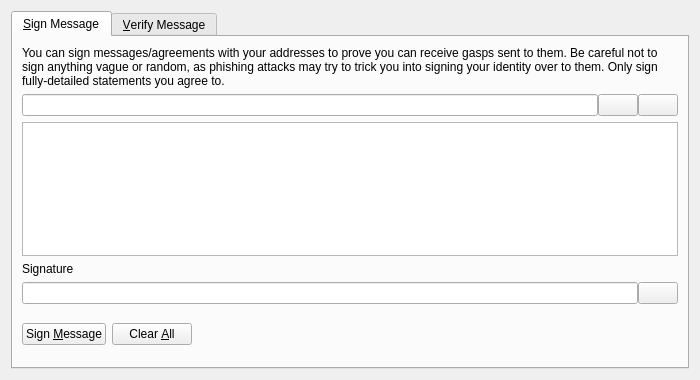
<?xml version="1.0" encoding="UTF-8"?>
<ui version="4.0">
 <class>SignVerifyMessageDialog</class>
 <widget class="QDialog" name="SignVerifyMessageDialog">
  <property name="geometry">
   <rect>
    <x>0</x>
    <y>0</y>
    <width>700</width>
    <height>380</height>
   </rect>
  </property>
  <property name="windowTitle">
   <string>Signatures - Sign / Verify a Message</string>
  </property>
  <property name="modal">
   <bool>true</bool>
  </property>
  <layout class="QVBoxLayout" name="verticalLayout">
   <item>
    <widget class="QTabWidget" name="tabWidget">
     <property name="currentIndex">
      <number>0</number>
     </property>
     <widget class="QWidget" name="tabSignMessage">
      <attribute name="title">
       <string>&amp;Sign Message</string>
      </attribute>
      <layout class="QVBoxLayout" name="verticalLayout_SM">
       <item>
        <widget class="QLabel" name="infoLabel_SM">
         <property name="text">
          <string>You can sign messages/agreements with your addresses to prove you can receive gasps sent to them. Be careful not to sign anything vague or random, as phishing attacks may try to trick you into signing your identity over to them. Only sign fully-detailed statements you agree to.</string>
         </property>
         <property name="textFormat">
          <enum>Qt::PlainText</enum>
         </property>
         <property name="wordWrap">
          <bool>true</bool>
         </property>
        </widget>
       </item>
       <item>
        <layout class="QHBoxLayout" name="horizontalLayout_1_SM">
         <property name="spacing">
          <number>0</number>
         </property>
         <item>
          <widget class="QValidatedLineEdit" name="addressIn_SM">
           <property name="toolTip">
            <string>The gAsp address to sign the message with</string>
           </property>
          </widget>
         </item>
         <item>
          <widget class="QPushButton" name="addressBookButton_SM">
           <property name="toolTip">
            <string>Choose previously used address</string>
           </property>
           <property name="text">
            <string/>
           </property>
           <property name="icon">
            <iconset resource="../bitcoin.qrc">
             <normaloff>:/icons/address-book</normaloff>:/icons/address-book</iconset>
           </property>
           <property name="shortcut">
            <string>Alt+A</string>
           </property>
           <property name="autoDefault">
            <bool>false</bool>
           </property>
          </widget>
         </item>
         <item>
          <widget class="QPushButton" name="pasteButton_SM">
           <property name="toolTip">
            <string>Paste address from clipboard</string>
           </property>
           <property name="text">
            <string/>
           </property>
           <property name="icon">
            <iconset resource="../bitcoin.qrc">
             <normaloff>:/icons/editpaste</normaloff>:/icons/editpaste</iconset>
           </property>
           <property name="shortcut">
            <string>Alt+P</string>
           </property>
           <property name="autoDefault">
            <bool>false</bool>
           </property>
          </widget>
         </item>
        </layout>
       </item>
       <item>
        <widget class="QPlainTextEdit" name="messageIn_SM">
         <property name="toolTip">
          <string>Enter the message you want to sign here</string>
         </property>
        </widget>
       </item>
       <item>
        <widget class="QLabel" name="signatureLabel_SM">
         <property name="text">
          <string>Signature</string>
         </property>
         <property name="textFormat">
          <enum>Qt::PlainText</enum>
         </property>
        </widget>
       </item>
       <item>
        <layout class="QHBoxLayout" name="horizontalLayout_2_SM">
         <property name="spacing">
          <number>0</number>
         </property>
         <item>
          <widget class="QLineEdit" name="signatureOut_SM">
           <property name="font">
            <font>
             <italic>true</italic>
            </font>
           </property>
           <property name="readOnly">
            <bool>true</bool>
           </property>
          </widget>
         </item>
         <item>
          <widget class="QPushButton" name="copySignatureButton_SM">
           <property name="toolTip">
            <string>Copy the current signature to the system clipboard</string>
           </property>
           <property name="text">
            <string/>
           </property>
           <property name="icon">
            <iconset resource="../bitcoin.qrc">
             <normaloff>:/icons/editcopy</normaloff>:/icons/editcopy</iconset>
           </property>
           <property name="autoDefault">
            <bool>false</bool>
           </property>
          </widget>
         </item>
        </layout>
       </item>
       <item>
        <layout class="QHBoxLayout" name="horizontalLayout_3_SM">
         <item>
          <widget class="QPushButton" name="signMessageButton_SM">
           <property name="toolTip">
            <string>Sign the message to prove you own this gAsp address</string>
           </property>
           <property name="text">
            <string>Sign &amp;Message</string>
           </property>
           <property name="icon">
            <iconset resource="../bitcoin.qrc">
             <normaloff>:/icons/edit</normaloff>:/icons/edit</iconset>
           </property>
           <property name="autoDefault">
            <bool>false</bool>
           </property>
          </widget>
         </item>
         <item>
          <widget class="QPushButton" name="clearButton_SM">
           <property name="toolTip">
            <string>Reset all sign message fields</string>
           </property>
           <property name="text">
            <string>Clear &amp;All</string>
           </property>
           <property name="icon">
            <iconset resource="../bitcoin.qrc">
             <normaloff>:/icons/remove</normaloff>:/icons/remove</iconset>
           </property>
           <property name="autoDefault">
            <bool>false</bool>
           </property>
          </widget>
         </item>
         <item>
          <spacer name="horizontalSpacer_1_SM">
           <property name="orientation">
            <enum>Qt::Horizontal</enum>
           </property>
           <property name="sizeHint" stdset="0">
            <size>
             <width>40</width>
             <height>48</height>
            </size>
           </property>
          </spacer>
         </item>
         <item>
          <widget class="QLabel" name="statusLabel_SM">
           <property name="font">
            <font>
             <weight>75</weight>
             <bold>true</bold>
            </font>
           </property>
           <property name="text">
            <string/>
           </property>
           <property name="wordWrap">
            <bool>true</bool>
           </property>
          </widget>
         </item>
         <item>
          <spacer name="horizontalSpacer_2_SM">
           <property name="orientation">
            <enum>Qt::Horizontal</enum>
           </property>
           <property name="sizeHint" stdset="0">
            <size>
             <width>40</width>
             <height>48</height>
            </size>
           </property>
          </spacer>
         </item>
        </layout>
       </item>
      </layout>
     </widget>
     <widget class="QWidget" name="tabVerifyMessage">
      <attribute name="title">
       <string>&amp;Verify Message</string>
      </attribute>
      <layout class="QVBoxLayout" name="verticalLayout_VM">
       <item>
        <widget class="QLabel" name="infoLabel_VM">
         <property name="text">
          <string>Enter the receiver's address, message (ensure you copy line breaks, spaces, tabs, etc. exactly) and signature below to verify the message. Be careful not to read more into the signature than what is in the signed message itself, to avoid being tricked by a man-in-the-middle attack. Note that this only proves the signing party receives with the address, it cannot prove sendership of any transaction!</string>
         </property>
         <property name="textFormat">
          <enum>Qt::PlainText</enum>
         </property>
         <property name="alignment">
          <set>Qt::AlignLeading|Qt::AlignLeft|Qt::AlignTop</set>
         </property>
         <property name="wordWrap">
          <bool>true</bool>
         </property>
        </widget>
       </item>
       <item>
        <layout class="QHBoxLayout" name="horizontalLayout_1_VM">
         <property name="spacing">
          <number>0</number>
         </property>
         <item>
          <widget class="QValidatedLineEdit" name="addressIn_VM">
           <property name="toolTip">
            <string>The gAsp address the message was signed with</string>
           </property>
          </widget>
         </item>
         <item>
          <widget class="QPushButton" name="addressBookButton_VM">
           <property name="toolTip">
            <string>Choose previously used address</string>
           </property>
           <property name="text">
            <string/>
           </property>
           <property name="icon">
            <iconset resource="../bitcoin.qrc">
             <normaloff>:/icons/address-book</normaloff>:/icons/address-book</iconset>
           </property>
           <property name="shortcut">
            <string>Alt+A</string>
           </property>
           <property name="autoDefault">
            <bool>false</bool>
           </property>
          </widget>
         </item>
        </layout>
       </item>
       <item>
        <widget class="QPlainTextEdit" name="messageIn_VM"/>
       </item>
       <item>
        <widget class="QValidatedLineEdit" name="signatureIn_VM"/>
       </item>
       <item>
        <layout class="QHBoxLayout" name="horizontalLayout_2_VM">
         <item>
          <widget class="QPushButton" name="verifyMessageButton_VM">
           <property name="toolTip">
            <string>Verify the message to ensure it was signed with the specified gAsp address</string>
           </property>
           <property name="text">
            <string>Verify &amp;Message</string>
           </property>
           <property name="icon">
            <iconset resource="../bitcoin.qrc">
             <normaloff>:/icons/transaction_0</normaloff>:/icons/transaction_0</iconset>
           </property>
           <property name="autoDefault">
            <bool>false</bool>
           </property>
          </widget>
         </item>
         <item>
          <widget class="QPushButton" name="clearButton_VM">
           <property name="toolTip">
            <string>Reset all verify message fields</string>
           </property>
           <property name="text">
            <string>Clear &amp;All</string>
           </property>
           <property name="icon">
            <iconset resource="../bitcoin.qrc">
             <normaloff>:/icons/remove</normaloff>:/icons/remove</iconset>
           </property>
           <property name="autoDefault">
            <bool>false</bool>
           </property>
          </widget>
         </item>
         <item>
          <spacer name="horizontalSpacer_1_VM">
           <property name="orientation">
            <enum>Qt::Horizontal</enum>
           </property>
           <property name="sizeHint" stdset="0">
            <size>
             <width>40</width>
             <height>48</height>
            </size>
           </property>
          </spacer>
         </item>
         <item>
          <widget class="QLabel" name="statusLabel_VM">
           <property name="font">
            <font>
             <weight>75</weight>
             <bold>true</bold>
            </font>
           </property>
           <property name="text">
            <string/>
           </property>
           <property name="wordWrap">
            <bool>true</bool>
           </property>
          </widget>
         </item>
         <item>
          <spacer name="horizontalSpacer_2_VM">
           <property name="orientation">
            <enum>Qt::Horizontal</enum>
           </property>
           <property name="sizeHint" stdset="0">
            <size>
             <width>40</width>
             <height>48</height>
            </size>
           </property>
          </spacer>
         </item>
        </layout>
       </item>
      </layout>
     </widget>
    </widget>
   </item>
  </layout>
 </widget>
 <customwidgets>
  <customwidget>
   <class>QValidatedLineEdit</class>
   <extends>QLineEdit</extends>
   <header>qvalidatedlineedit.h</header>
  </customwidget>
 </customwidgets>
 <resources>
  <include location="../bitcoin.qrc"/>
 </resources>
 <connections/>
</ui>
